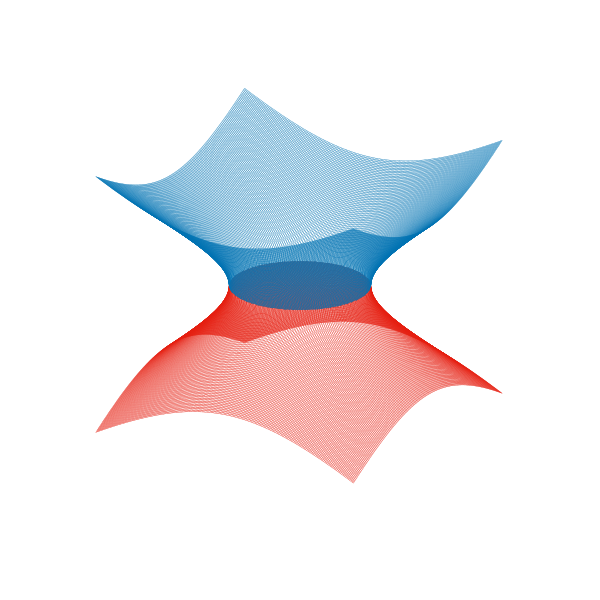

Recreate this plot in gnuplot.
L="w l lw 0.3"

unset tics 
unset border
unset key

set xrange[-0.2:0.2]
set yrange[-0.2:0.2]

set ticslevel 0
set view 68, 30, 1, 1

set out "PT.png" # ファイル名を指定
set terminal pngcairo size 600, 600 # アンチエイリアスpng形式 (600*600 px) で出力
splot 'PT_EP.dat' u 1:2:3 @L lc 7,'PT_EP.dat' u 1:2:4 @L lc 6
